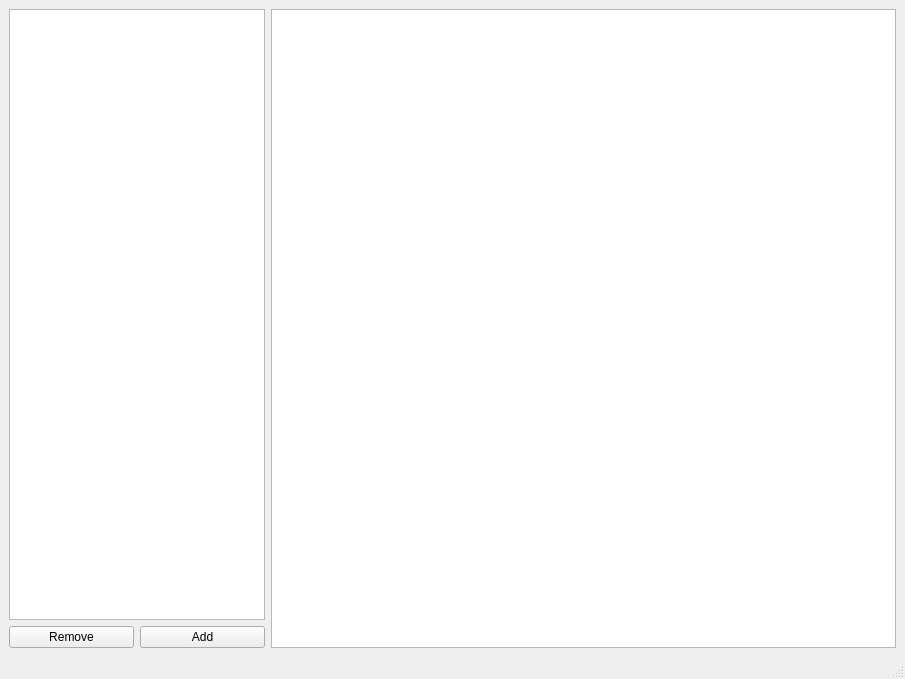
<?xml version="1.0" encoding="UTF-8"?>
<ui version="4.0">
 <class>DataPlotMain</class>
 <widget class="QMainWindow" name="DataPlotMain">
  <property name="geometry">
   <rect>
    <x>0</x>
    <y>0</y>
    <width>905</width>
    <height>679</height>
   </rect>
  </property>
  <property name="windowTitle">
   <string>LCM Data Plot</string>
  </property>
  <widget class="QWidget" name="centralwidget">
   <layout class="QHBoxLayout" name="horizontalLayout">
    <item>
     <layout class="QVBoxLayout" name="verticalLayout">
      <item>
       <widget class="QTreeView" name="dataTree">
        <property name="sizePolicy">
         <sizepolicy hsizetype="Fixed" vsizetype="Expanding">
          <horstretch>0</horstretch>
          <verstretch>0</verstretch>
         </sizepolicy>
        </property>
       </widget>
      </item>
      <item>
       <layout class="QHBoxLayout" name="horizontalLayout_2">
        <item>
         <widget class="QPushButton" name="pushRemove">
          <property name="text">
           <string>Remove</string>
          </property>
         </widget>
        </item>
        <item>
         <widget class="QPushButton" name="pushAdd">
          <property name="text">
           <string>Add</string>
          </property>
         </widget>
        </item>
       </layout>
      </item>
     </layout>
    </item>
    <item>
     <widget class="PlotWidget" name="graphicsView"/>
    </item>
   </layout>
  </widget>
  <widget class="QMenuBar" name="menubar">
   <property name="geometry">
    <rect>
     <x>0</x>
     <y>0</y>
     <width>905</width>
     <height>28</height>
    </rect>
   </property>
  </widget>
  <widget class="QStatusBar" name="statusbar"/>
 </widget>
 <customwidgets>
  <customwidget>
   <class>PlotWidget</class>
   <extends>QGraphicsView</extends>
   <header>pyqtgraph</header>
  </customwidget>
 </customwidgets>
 <resources/>
 <connections/>
</ui>
